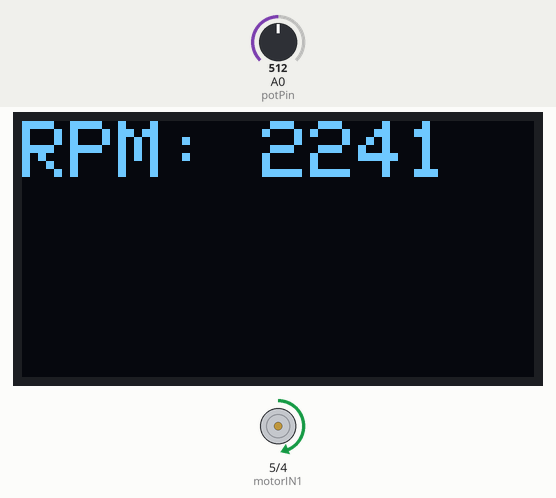
Simulated run of this sketch. Board: Arduino Uno, built with avr-gcc and run on an emulated ATmega328P. On the bench: 128×64 one-colour display, motor-driver pin pairs drawn as motors (green arrow = first pin HIGH = forward, orange = second pin HIGH = backward, longer = more drive, scaled by the enable pin). The inputs (shaded band) are chosen by the test bench; at power-on: A0 (potPin) = 512. What the sketch prints to the serial monitor is not drawn.

Above: at 1.27 s.
1.3 s: A0 (potPin) set to 716
At 3.1 s:
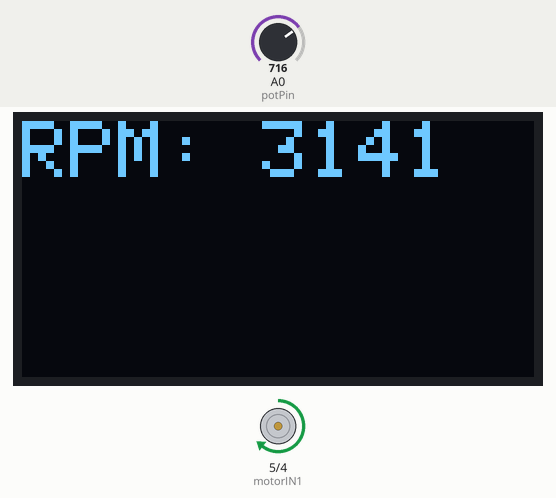
3.3 s: A0 (potPin) set to 900
At 5.4 s:
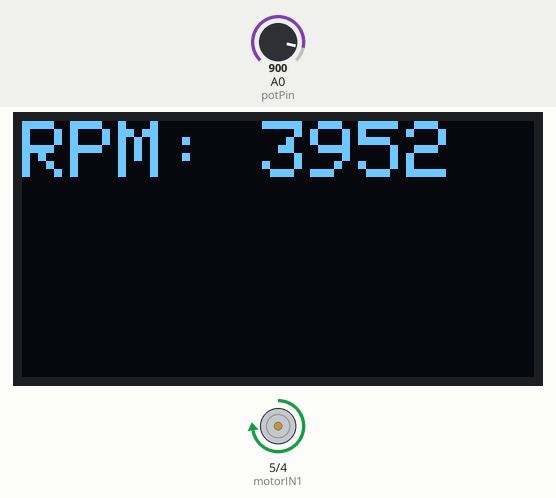
5.7 s: A0 (potPin) set to 0
At 7.5 s:
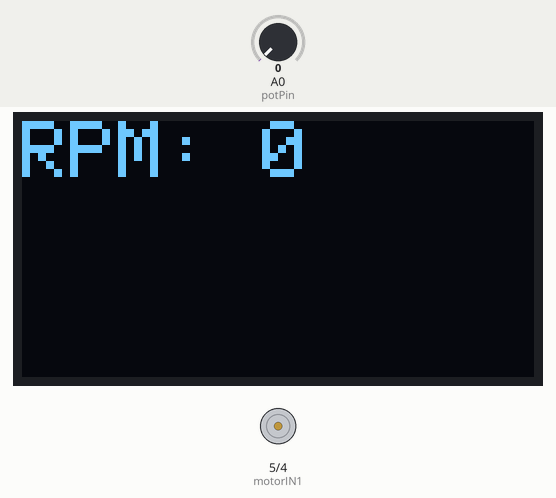
Timing chart, 0 to 9.0 s (numbered marks = the images above; inputs shaded):
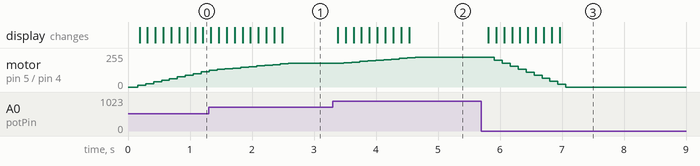

Measured:
- after the input at 1.3 s, the display: first changes at once (image 1 shows a later state)
- after the input at 3.3 s, motor on pin 5 (motorIN1) / pin 4 (motorIN2): moves from forward 178/255 to forward 224/255 over 1.2 s, starting after 0.18 s; the display: first changes after 0.08 s (image 2 shows a later state)
- after the input at 5.7 s, motor on pin 5 (motorIN1) / pin 4 (motorIN2): moves from forward 224/255 to stopped over 1.1 s, starting after 0.21 s; the display: first changes after 0.11 s (image 3 shows a later state)

The sketch:

olmoto3.ino
```cpp
#include <Wire.h>
#include <Adafruit_GFX.h>
#include <Adafruit_SSD1306.h>

#define SCREEN_WIDTH 128
#define SCREEN_HEIGHT 64
#define OLED_RESET -1

Adafruit_SSD1306 display(SCREEN_WIDTH, SCREEN_HEIGHT, &Wire, OLED_RESET);

int potPin = A0;        // Potentiometer connected to analog pin A0
int motorEnablePin = 9; // PWM pin for motor speed control
int motorIN1 = 5;       // Motor driver input pin 1
int motorIN2 = 4;       // Motor driver input pin 2
int potValue = 0;
int motorSpeed = 0;

const int numReadings = 10;
int readings[numReadings];
int index = 0;
int total = 0;
// Threshold for stopping the motor
const int stopThreshold = 0;

void setup() {
  // Initialize OLED display
  if (!display.begin(SSD1306_SWITCHCAPVCC, 0x3C)) {
    Serial.println(F("SSD1306 allocation failed"));
    for (;;)
      ;
  }

  // Set up motor control pins
  pinMode(motorEnablePin, OUTPUT);
  pinMode(motorIN1, OUTPUT);
  pinMode(motorIN2, OUTPUT);

  // Initialize readings array
  for (int i = 0; i < numReadings; i++) {
    readings[i] = 0;
  }

  // Initialize Serial communication for debugging
  Serial.begin(9600);
}

void loop() {
// Read and filter potentiometer value
  int rawPotValue = analogRead(potPin);
  total = total - readings[index];
  readings[index] = rawPotValue;
  total = total + readings[index];
  index = (index + 1) % numReadings;
  int filteredPotValue = total / numReadings;

  // Map potentiometer value to motor speed (0-255)
  motorSpeed = map(filteredPotValue, 0, 1023, 0, 255);


  // Calculate RPM (you may need to calibrate this)
  int rpm = map(motorSpeed, 0, 255, 0, 4500); // Adjust the range based on your motor specs

  // Clear the display and display RPM and motor state
  display.clearDisplay();
  display.setTextSize(2);
  display.setTextColor(SSD1306_WHITE);
  display.setCursor(0, 0);
  display.print("RPM: ");
  display.println(rpm);
  display.display();

  // Print RPM and motor state to the Serial Monitor for debugging
  Serial.print("RPM: ");
  Serial.println(rpm);


  delay(100); // Adjust the delay as needed

    // Control motor direction based on motorSpeed
  if (motorSpeed > 0) {
    analogWrite(motorEnablePin, motorSpeed);
    digitalWrite(motorIN1, HIGH); // Set direction
    digitalWrite(motorIN2, LOW);
  } else {
    analogWrite(motorEnablePin,0);
    digitalWrite(motorIN1, LOW);  // Set direction
    digitalWrite(motorIN2, LOW);
  }
}
```
